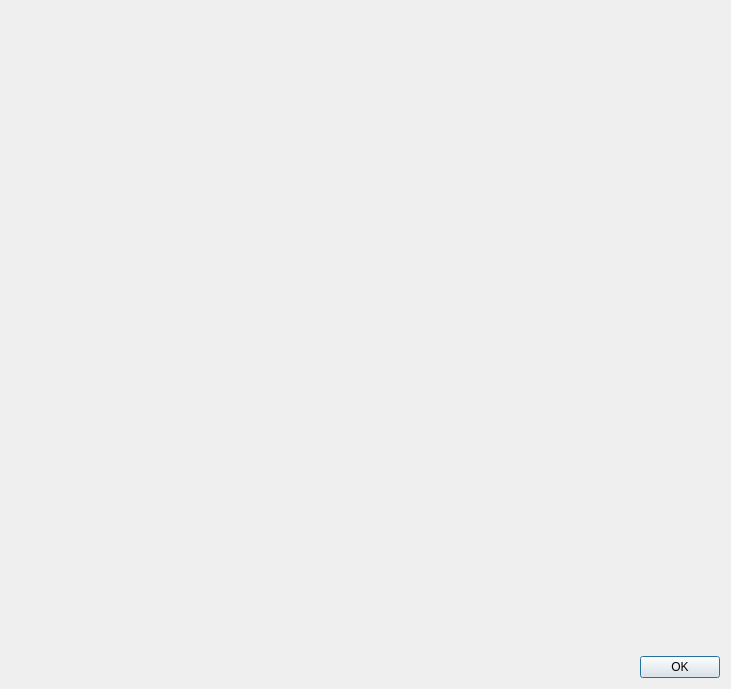
<?xml version="1.0" encoding="UTF-8"?>
<ui version="4.0">
 <class>Dialog</class>
 <widget class="QDialog" name="Dialog">
  <property name="geometry">
   <rect>
    <x>0</x>
    <y>0</y>
    <width>731</width>
    <height>689</height>
   </rect>
  </property>
  <property name="sizePolicy">
   <sizepolicy hsizetype="Preferred" vsizetype="Expanding">
    <horstretch>0</horstretch>
    <verstretch>0</verstretch>
   </sizepolicy>
  </property>
  <property name="windowTitle">
   <string>Spectra Viewer</string>
  </property>
  <layout class="QVBoxLayout" name="verticalLayout">
   <item>
    <widget class="QWidget" name="widget" native="true">
     <property name="sizePolicy">
      <sizepolicy hsizetype="Preferred" vsizetype="Preferred">
       <horstretch>0</horstretch>
       <verstretch>1</verstretch>
      </sizepolicy>
     </property>
     <property name="minimumSize">
      <size>
       <width>400</width>
       <height>400</height>
      </size>
     </property>
    </widget>
   </item>
   <item>
    <layout class="QHBoxLayout" name="horizontalLayout">
     <item>
      <spacer name="horizontalSpacer">
       <property name="orientation">
        <enum>Qt::Horizontal</enum>
       </property>
       <property name="sizeType">
        <enum>QSizePolicy::Expanding</enum>
       </property>
       <property name="sizeHint" stdset="0">
        <size>
         <width>0</width>
         <height>0</height>
        </size>
       </property>
      </spacer>
     </item>
     <item>
      <widget class="QDialogButtonBox" name="buttonBox">
       <property name="sizePolicy">
        <sizepolicy hsizetype="Fixed" vsizetype="Fixed">
         <horstretch>0</horstretch>
         <verstretch>0</verstretch>
        </sizepolicy>
       </property>
       <property name="orientation">
        <enum>Qt::Horizontal</enum>
       </property>
       <property name="standardButtons">
        <set>QDialogButtonBox::Ok</set>
       </property>
       <property name="centerButtons">
        <bool>false</bool>
       </property>
      </widget>
     </item>
    </layout>
   </item>
  </layout>
 </widget>
 <resources/>
 <connections>
  <connection>
   <sender>buttonBox</sender>
   <signal>accepted()</signal>
   <receiver>Dialog</receiver>
   <slot>accept()</slot>
   <hints>
    <hint type="sourcelabel">
     <x>248</x>
     <y>254</y>
    </hint>
    <hint type="destinationlabel">
     <x>157</x>
     <y>274</y>
    </hint>
   </hints>
  </connection>
  <connection>
   <sender>buttonBox</sender>
   <signal>rejected()</signal>
   <receiver>Dialog</receiver>
   <slot>reject()</slot>
   <hints>
    <hint type="sourcelabel">
     <x>316</x>
     <y>260</y>
    </hint>
    <hint type="destinationlabel">
     <x>286</x>
     <y>274</y>
    </hint>
   </hints>
  </connection>
 </connections>
</ui>
